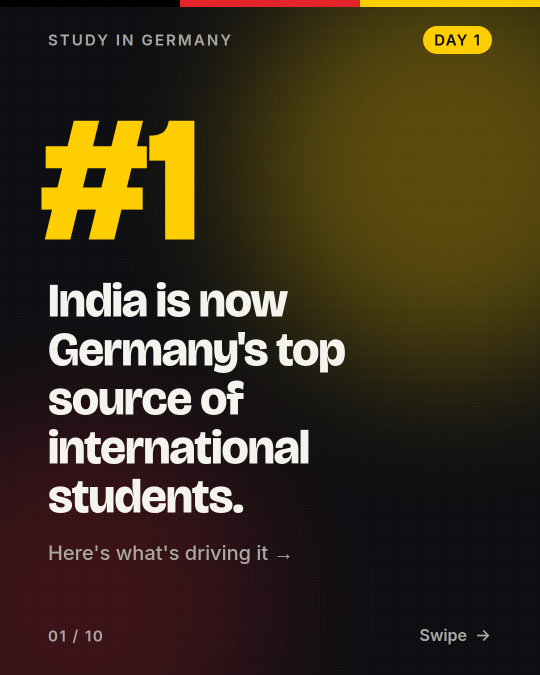
#> input picture instagram-content/day-01-germany-study-destination/carousel/slide_01.png, 1080 x 1350 px (shown at 1/2 size)
$ python -i ocr.py   (imports and definitions only)
#> lines starting #> are read from the running program, lines starting #| are printed output that depends on the picture
#> further down, picture is the input picture: PIL image 1080x1350 RGB; mean R, G, B 63.2, 51.3, 30.3
"""Image validation, quality checks and Tesseract OCR."""

from __future__ import annotations

import io
import logging
from dataclasses import dataclass

from PIL import Image, ImageFilter, ImageOps, ImageStat, UnidentifiedImageError

from app.core.config import get_settings

log = logging.getLogger(__name__)

ALLOWED_FORMATS = {"JPEG": "image/jpeg", "PNG": "image/png", "WEBP": "image/webp"}
MIN_DIMENSION = 200
MAX_PIXELS = 40_000_000
Image.MAX_IMAGE_PIXELS = MAX_PIXELS


class ImageError(ValueError):
    # [4 lines left out: function __init__, not called in this run]


@dataclass
class ValidatedImage:
    image: Image.Image
    media_type: str
    data: bytes


@dataclass
class OcrResult:
    text: str
    confidence: float  # 0–100 mean word confidence


# [42 lines left out: functions validate_image, assess_quality, not called in this run]


def _prepare_for_ocr(image: Image.Image) -> Image.Image:
    gray = ImageOps.autocontrast(image.convert("L"))
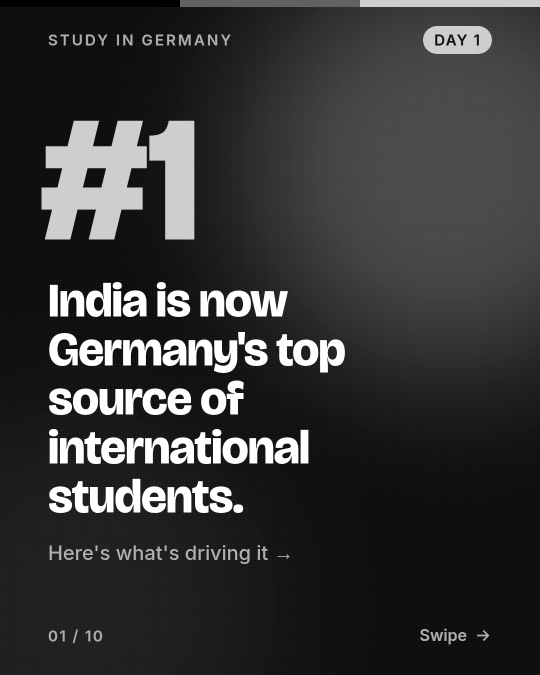
#> gray: PIL image 1080x1350 L (shown at 1/2 size); min 0, max 255, mean 54.5
    width, height = gray.size
#> width = 1080; height = 1350
    if max(width, height) < 1600:
        scale = 1600 / max(width, height)
#> scale = 1.19
        gray = gray.resize((int(width * scale), int(height * scale)), Image.Resampling.LANCZOS)
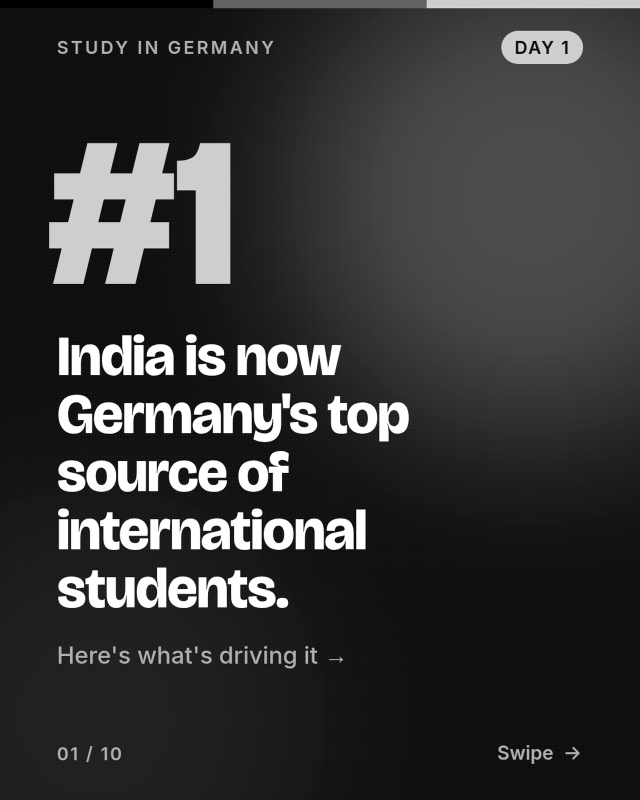
#> gray: PIL image 1280x1600 L (shown at 1/2 size); min 0, max 255, mean 54.4
    elif max(width, height) > 3500:
        gray.thumbnail((3500, 3500))
    return gray.filter(ImageFilter.SHARPEN)


# [42 lines left out: functions _join_line, run_ocr, not called in this run]

>>> from PIL import Image
>>> picture = Image.open('../../../instagram-content/day-01-germany-study-destination/carousel/slide_01.png')
>>> result = _prepare_for_ocr(picture)

$ run again, on instagram-content/day-01-germany-study-destination/carousel/slide_02.png
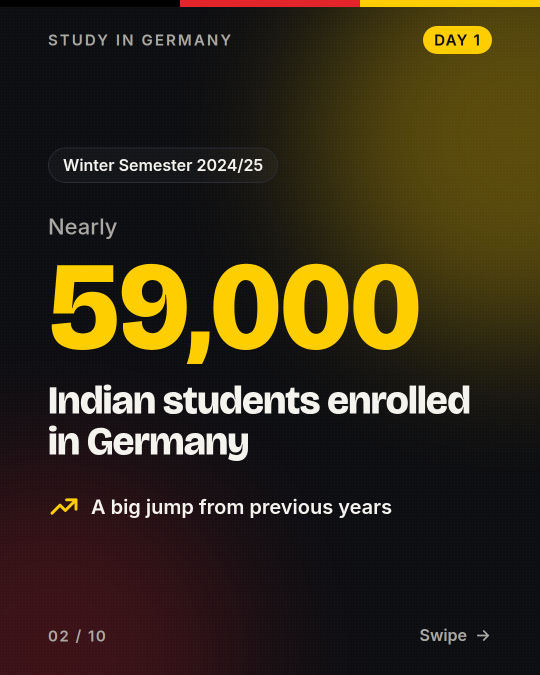
#> input picture instagram-content/day-01-germany-study-destination/carousel/slide_02.png, 1080 x 1350 px (shown at 1/2 size)
#> picture is the input picture: PIL image 1080x1350 RGB; mean R, G, B 54.2, 44.3, 24.8
#> in _prepare_for_ocr, `gray = ImageOps.autocontrast(image.convert("L"))`:
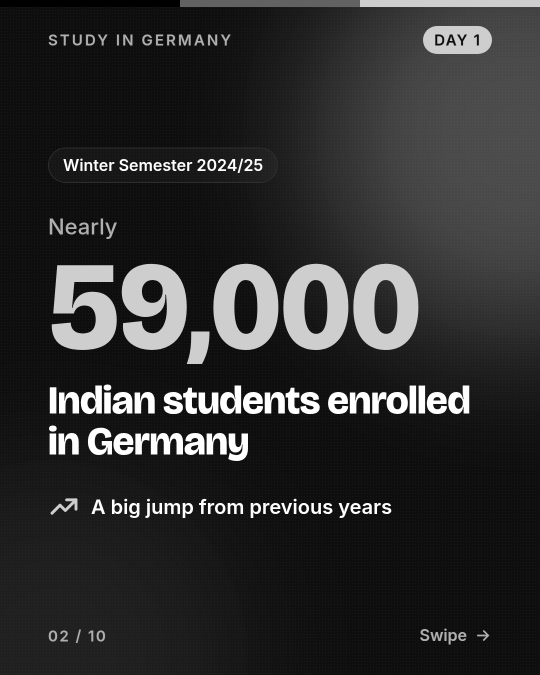
#> gray: PIL image 1080x1350 L (shown at 1/2 size); min 0, max 255, mean 46.6
#> in _prepare_for_ocr, `gray = gray.resize((int(width * scale), int(height * scale)), Image.Re..`:
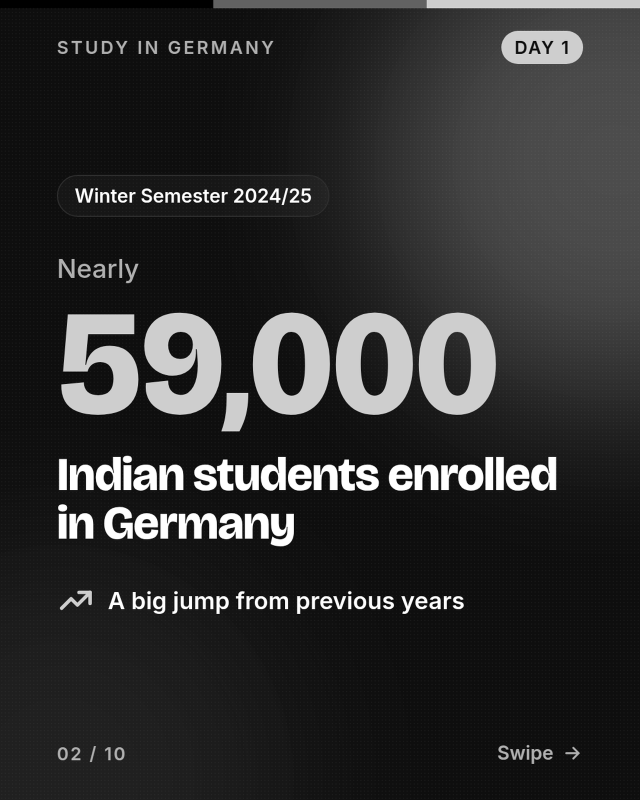
#> gray: PIL image 1280x1600 L (shown at 1/2 size); min 0, max 255, mean 46.6

$ run again, on instagram-content/day-01-germany-study-destination/carousel/slide_03.png
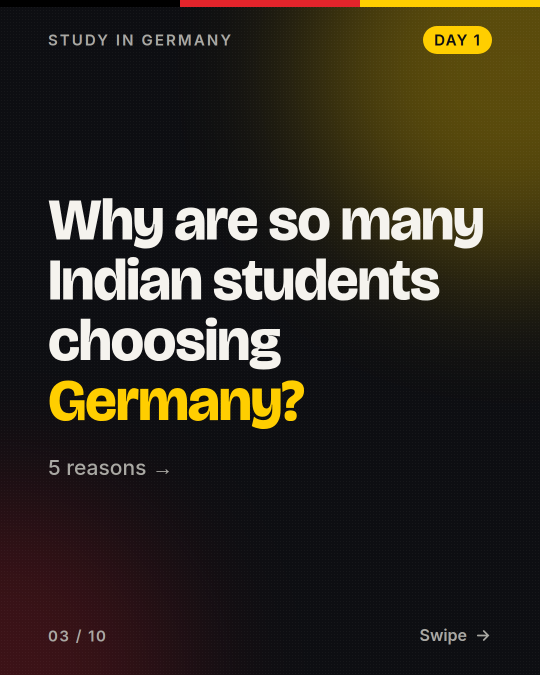
#> input picture instagram-content/day-01-germany-study-destination/carousel/slide_03.png, 1080 x 1350 px (shown at 1/2 size)
#> picture is the input picture: PIL image 1080x1350 RGB; mean R, G, B 48.2, 42.3, 32.2
#> in _prepare_for_ocr, `gray = ImageOps.autocontrast(image.convert("L"))`:
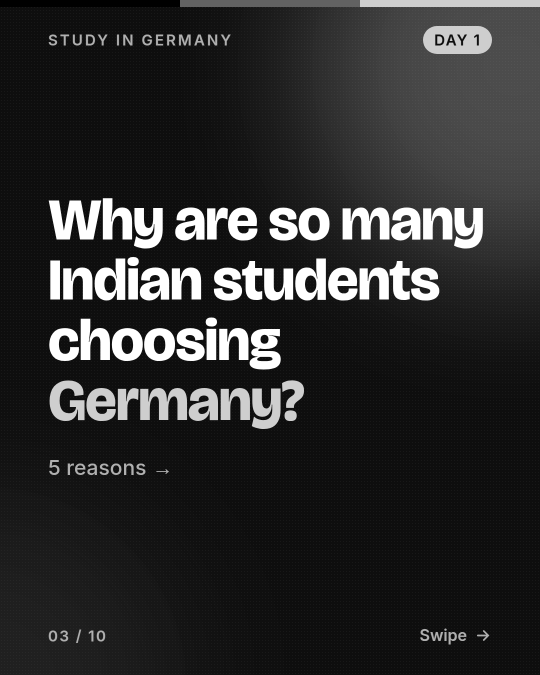
#> gray: PIL image 1080x1350 L (shown at 1/2 size); min 0, max 255, mean 44.4
#> in _prepare_for_ocr, `gray = gray.resize((int(width * scale), int(height * scale)), Image.Re..`:
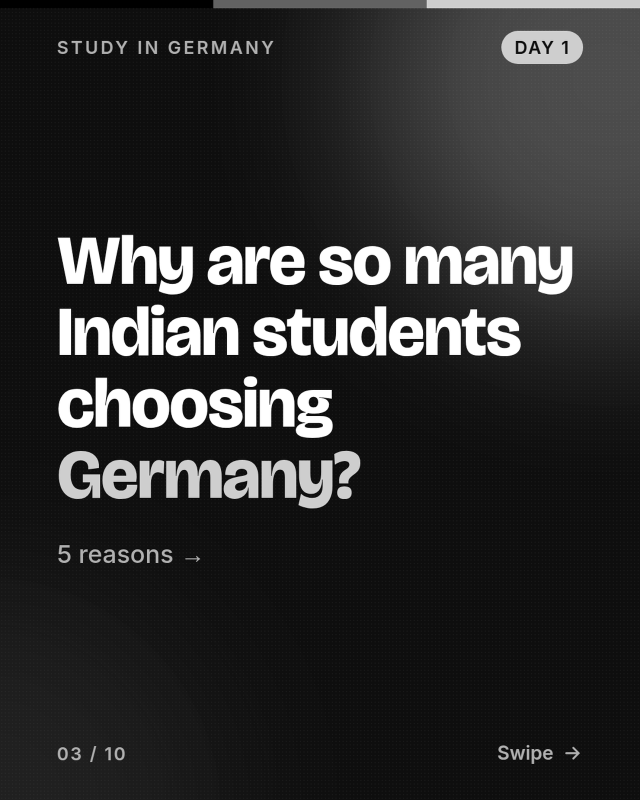
#> gray: PIL image 1280x1600 L (shown at 1/2 size); min 0, max 255, mean 44.3

$ run again, on instagram-content/day-01-germany-study-destination/carousel/slide_04.png
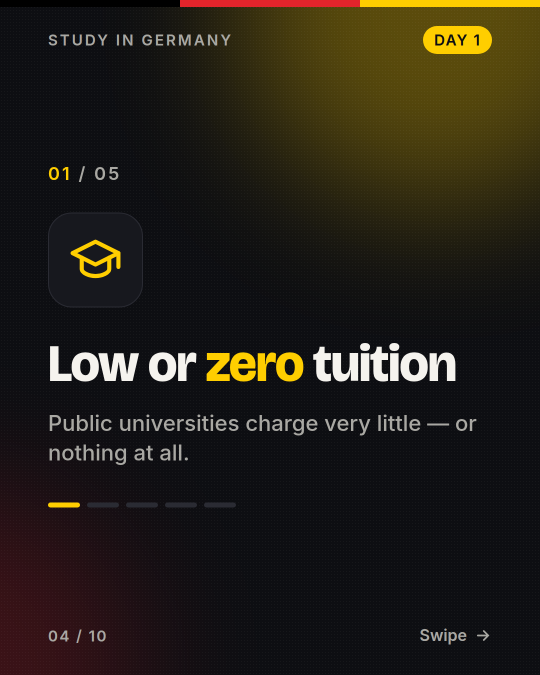
#> input picture instagram-content/day-01-germany-study-destination/carousel/slide_04.png, 1080 x 1350 px (shown at 1/2 size)
#> picture is the input picture: PIL image 1080x1350 RGB; mean R, G, B 36.1, 31.4, 23.1
#> in _prepare_for_ocr, `gray = ImageOps.autocontrast(image.convert("L"))`:
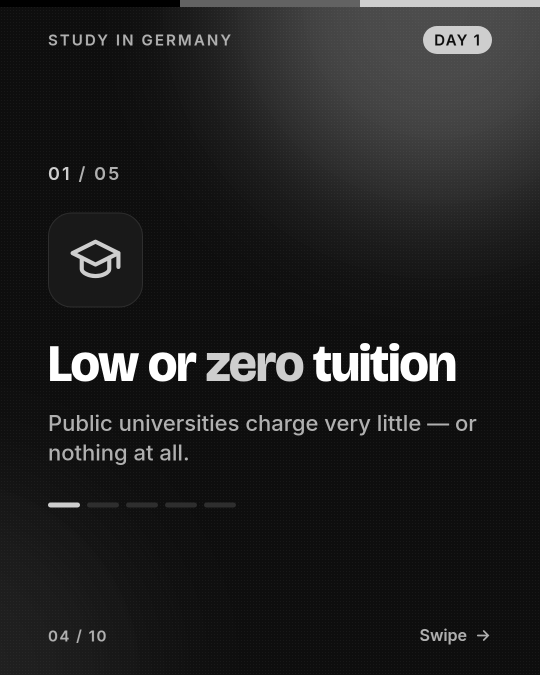
#> gray: PIL image 1080x1350 L (shown at 1/2 size); min 0, max 255, mean 32.8
